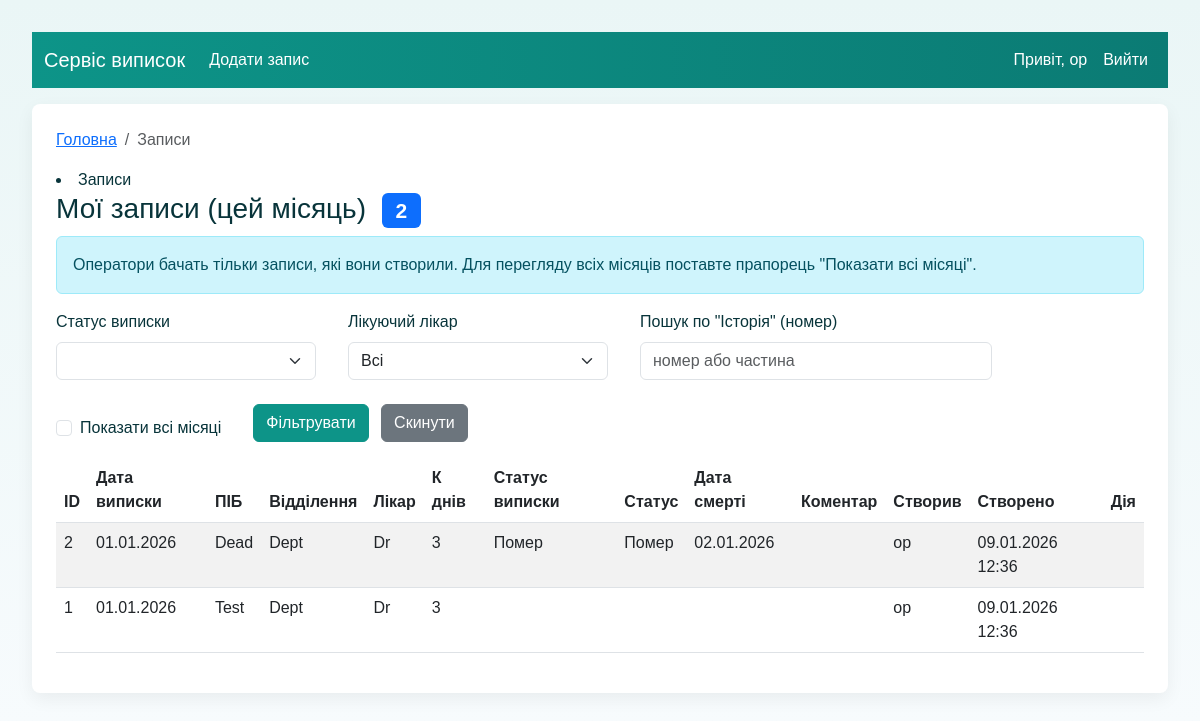
Before: / (signed in) with the older database file.
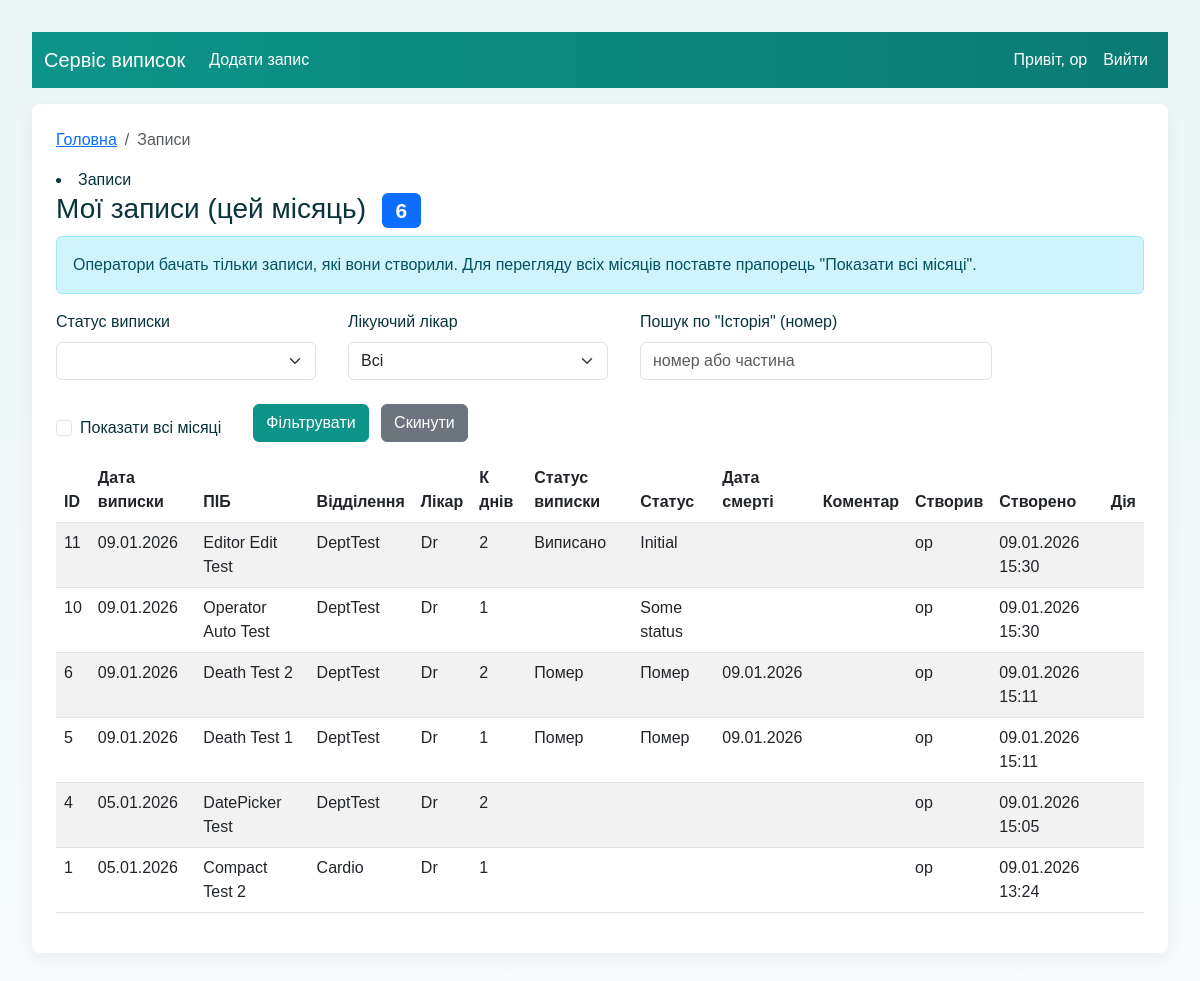
After: the same page with the newer database file.
### models.py (models this page shows, shortened)
class Record(db.Model):
    __tablename__ = 'records'
    id = db.Column(db.Integer, primary_key=True)
    date_of_discharge = db.Column(db.Date, nullable=True)  # "дата_виписки"
    full_name = db.Column(db.String(200), nullable=False)  # "ПІБ"
    discharge_department = db.Column(db.String(200), nullable=True)  # "відділення_виписки"
    treating_physician = db.Column(db.String(200), nullable=True)  # "лікуючий_лікар"
    history = db.Column(db.Text, nullable=True)  # "історія"
    k_days = db.Column(db.Integer, nullable=True)  # "к_днів"
    discharge_status = db.Column(db.String(200), nullable=True)  # "статус_виписки"
    status = db.Column(db.String(200), nullable=True)
    date_of_death = db.Column(db.Date, nullable=True)  # "дата_смерті"
    comment = db.Column(db.Text, nullable=True)  # "коментар"
    created_by = db.Column(db.Integer, db.ForeignKey('users.id'), nullable=True)
    created_at = db.Column(db.DateTime, default=datetime.utcnow)

class User(UserMixin, db.Model):
    __tablename__ = 'users'
    id = db.Column(db.Integer, primary_key=True)
    username = db.Column(db.String(80), unique=True, nullable=False)
    password_hash = db.Column(db.String(128), nullable=False)
    role = db.Column(db.String(20), nullable=False, default='operator')  # operator/editor/admin
    records = db.relationship('Record', backref='creator', lazy=True)

### app.py (the view)
    @app.route('/')
    @login_required
    def index():
        from datetime import datetime
        now = datetime.utcnow()
        start = datetime(now.year, now.month, 1)
        if now.month == 12:
            end = datetime(now.year + 1, 1, 1)
        else:
            end = datetime(now.year, now.month + 1, 1)
        show_all = request.args.get('all_months', '').lower() in ('1', 'true', 'yes')
        q = Record.query.options(joinedload(Record.creator))
        if not show_all:
            q = q.filter(
                Record.created_at >= start,
                Record.created_at < end,
            )
        role = getattr(current_user, 'role', None)
        if role == 'operator':
            q = q.filter(Record.created_by == current_user.id)
        selected_status = request.args.get('discharge_status', '').strip()
        selected_physician = request.args.get('treating_physician', '').strip()
        history_q = request.args.get('history', '').strip()
        conditions = []
        if selected_status:
            conditions.append(Record.discharge_status == selected_status)
        if selected_physician:
            conditions.append(Record.treating_physician == selected_physician)
        if history_q:
            conditions.append(Record.history.contains(history_q))
        if conditions:
            q = q.filter(*conditions)
        statuses = [s[0] for s in db.session.query(Record.discharge_status).distinct().filter(Record.discharge_status != None).order_by(Record.discharge_status).all()]
        physicians = [p[0] for p in db.session.query(Record.treating_physician).distinct().filter(Record.treating_physician != None).order_by(Record.treating_physician).all()]
        count = q.count()
        records = q.order_by(Record.date_of_discharge.desc(), Record.created_at.desc()).all()
        return render_template('dashboard.html', records=records, statuses=statuses, physicians=physicians, selected_status=selected_status, selected_physician=selected_physician, history_q=history_q, count=count)

### templates/dashboard.html (shortened to what this page needs)
{% extends "base.html" %}
{% block content %}
  {% block breadcrumbs %}
    <li class="breadcrumb-item active" aria-current="page">Записи</li>
  {% endblock %}
  <h1 class="h3">{% if request.args.get('all_months') %}Мої записи (усі){% else %}Мої записи (цей місяць){% endif %} <span class="badge bg-primary ms-2">{{ count }}</span></h1>
  {% if current_user.role == 'operator' %}
    <div class="alert alert-info">Оператори бачать тільки записи, які вони створили. Для перегляду всіх місяців поставте прапорець "Показати всі місяці".</div>
  {% endif %}
  <form class="filter-form row gx-3 gy-2 align-items-end" method="get">
    <div class="col-sm-6 col-md-3">
      <label class="form-label">Статус виписки</label>
      <select class="form-select" name="discharge_status">
        {% for s in statuses %}
          <option value="{{ s }}" {% if s == selected_status %}selected{% endif %}>{{ s }}</option>
        {% endfor %}
      </select>
    </div>
    <div class="col-sm-6 col-md-3">
      <label class="form-label">Лікуючий лікар</label>
      <select class="form-select" name="treating_physician">
        <option value="">Всі</option>
      </select>
    </div>
    <div class="col-sm-6 col-md-4">
      <label class="form-label">Пошук по "Історія" (номер)</label>
      <input class="form-control" name="history" placeholder="номер або частина" value="{{ history_q }}">
    </div>
    <div class="col-auto">
      <div class="form-check">
        <input class="form-check-input" type="checkbox" value="1" id="all_months" name="all_months" {% if request.args.get('all_months') %}checked{% endif %}>
        <label class="form-check-label" for="all_months">Показати всі місяці</label>
      </div>
    </div>
    <div class="col-auto">
      <button class="btn btn-primary" type="submit">Фільтрувати</button>
      <a class="btn btn-secondary ms-2" href="{{ url_for('index') }}">Скинути</a>
    </div>
  </form>
  {% if records %}
    <div class="table-responsive">
    <table class="table table-striped table-hover">
      <thead>
        <tr>
          <th>ID</th>
          <th>Дата виписки</th>
          <th>ПІБ</th>
          <th>Відділення</th>
          <th>Лікар</th>
          <th>К днів</th>
          <th>Статус виписки</th>
          <th>Статус</th>
          <th>Дата смерті</th>
          <th>Коментар</th>
          <th>Створив</th>
          <th>Створено</th>
          <th>Дія</th>
        </tr>
      </thead>
      <tbody>
        {% for r in records %}
          <tr>
            <td>{{ r.id }}</td>
            <td>{{ r.date_of_discharge.strftime('%d.%m.%Y') if r.date_of_discharge else '' }}</td>
            <td>{{ r.full_name }}</td>
            <td>{{ r.discharge_department or '' }}</td>
            <td>{{ r.treating_physician or '' }}</td>
            <td>{{ r.k_days or '' }}</td>
            <td>{{ r.discharge_status or '' }}</td>
            <td>{{ r.status or '' }}</td>
            <td>{{ r.date_of_death.strftime('%d.%m.%Y') if r.date_of_death else '' }}</td>
            <td>{{ r.comment or '' }}</td>
            <td>{{ r.creator.username if r.creator else r.created_by }}</td>
            <td>{{ r.created_at.strftime('%d.%m.%Y %H:%M') if r.created_at else '' }}</td>
            <td>
            </td>
          </tr>
        {% endfor %}
      </tbody>
    </table>
    </div>
  {% else %}
    <p>Записів за цей місяць немає.</p>
  {% endif %}
{% endblock %}

Changed rows visible on the page:
no longer on this page (row edited): Record: id "2", date_of_discharge "01.01.2026", full_name "Dead", discharge_department "Dept", treating_physician "Dr", k_days "3", discharge_status "Помер", status "Помер", date_of_death "02.01.2026", creator "op", created_at "09.01.2026 12:36"
added Record: id "11", date_of_discharge "09.01.2026", full_name "Editor Edit Test", discharge_department "DeptTest", treating_physician "Dr", k_days "2", discharge_status "Виписано", status "Initial", creator "op", created_at "09.01.2026 15:30"
added Record: id "10", date_of_discharge "09.01.2026", full_name "Operator Auto Test", discharge_department "DeptTest", treating_physician "Dr", k_days "1", status "Some status", creator "op", created_at "09.01.2026 15:30"
added Record: id "6", date_of_discharge "09.01.2026", full_name "Death Test 2", discharge_department "DeptTest", treating_physician "Dr", k_days "2", discharge_status "Помер", status "Помер", date_of_death "09.01.2026", creator "op", created_at "09.01.2026 15:11"
added Record: id "5", date_of_discharge "09.01.2026", full_name "Death Test 1", discharge_department "DeptTest", treating_physician "Dr", k_days "1", discharge_status "Помер", status "Помер", date_of_death "09.01.2026", creator "op", created_at "09.01.2026 15:11"
added Record: id "4", date_of_discharge "05.01.2026", full_name "DatePicker Test", discharge_department "DeptTest", treating_physician "Dr", k_days "2", creator "op", created_at "09.01.2026 15:05"
changed Record id 1: date_of_discharge "01.01.2026" → "05.01.2026"; full_name "Test" → "Compact Test 2"; discharge_department "Dept" → "Cardio"; k_days "3" → "1"; created_at "09.01.2026 12:36" → "09.01.2026 13:24"
Other visible differences:
{{ count }}: "2" → "6"
